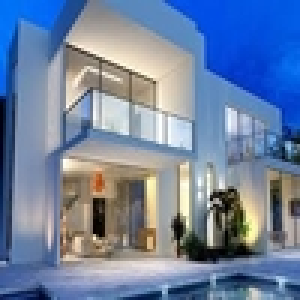
//> input picture opencvCUDA/ex18/ev.jpg, 100 x 100 px (shown 3 times larger)
$ ./ex18   (built with g++ and OpenCV 4)
//> lines starting //> are read from the running program, lines starting //| are printed output that depends on the picture
#include	<cmath>
#include	<iostream>
#include	"opencv2/opencv.hpp"
using	namespace	std;
using	namespace	cv;
using	namespace	cv::cuda;
int	main()
{
                Mat	h_image	=	imread("ev.jpg",0);
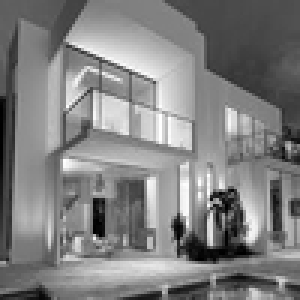
//> h_image: 100 rows x 100 cols, CV_8UC1 (shown 3 times larger); min 0, max 255, mean 128.3
                if	(h_image.empty())
                {
                                cout	<<	"can	not	open	image"<<	endl;
                                return	-1;
                }
                Mat	h_edge;
                cv::Canny(h_image,	h_edge,	100,	200,	3);
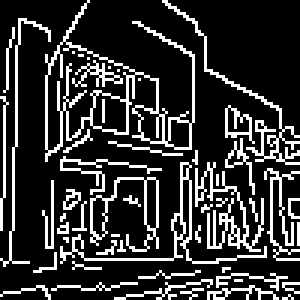
//> h_edge: 100 rows x 100 cols, CV_8UC1 (shown 3 times larger); 20.1% white in thin lines or dots
                Mat	h_imagec;
                cv::cvtColor(h_edge,	h_imagec,	COLOR_GRAY2BGR);
//> h_imagec: 100 rows x 100 cols, CV_8UC3; 20.1% white in thin lines or dots
                Mat	h_imageg	=	h_imagec.clone();
                GpuMat	d_edge,	d_lines;
//> (the run ends here: the program stops with an error, at `d_edge.upload(h_edge);`)
